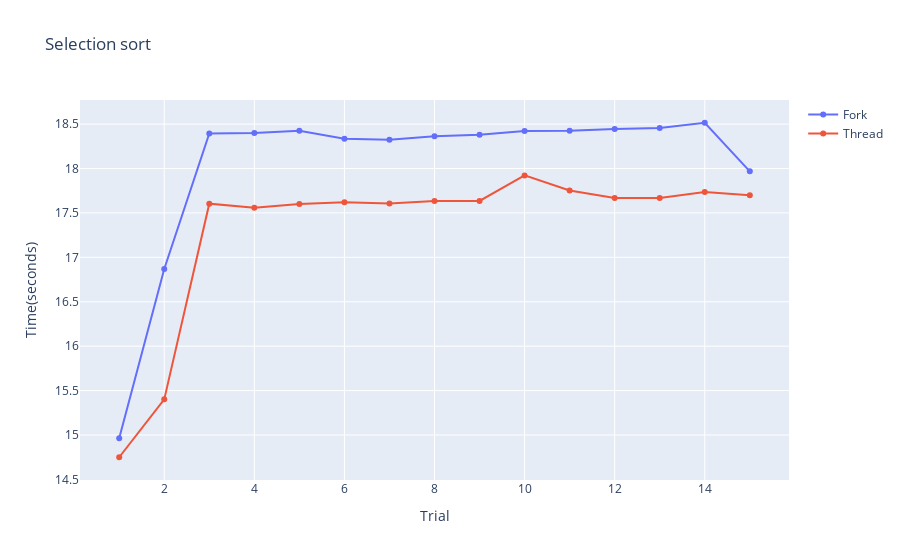

Source (notebook cell):
### Markdown cell above
#**Selection Sort**

### Code cell
import plotly.graph_objects as go
import pandas as pd

df_usgsn03 = pd.read_csv(fork_path + 'SelectionFork.csv',sep=',')
df_usgsn04 = pd.read_csv(thread_path + 'SelectionThread.csv',sep=',')


df_usgsn03_sorted = df_usgsn03.sort_values(by='trial')
df_usgsn04_sorted = df_usgsn04.sort_values(by='trial')


fig = go.Figure()
fig.add_trace(
    go.Scatter(
        x=df_usgsn03_sorted['trial'],
        y=df_usgsn03_sorted['time'],
        name = 'Fork'     
    ))

fig.add_trace(
    go.Scatter(
        x=df_usgsn04_sorted['trial'],
        y=df_usgsn04_sorted['time'],
        name = 'Thread'
    ))

fig.update_layout(title = 'Selection sort', xaxis_title='Trial',yaxis_title='Time(seconds)')

fig.show()

### Figure 1 — Plotly figure (JSON) as saved in the notebook; plotly's stock layout.template omitted (floating-point values rounded to 4 significant figures)
{"data": [{"name": "Fork", "type": "scatter", "x": [1, 2, 3, 4, 5, 6, 7, 8, 9, 10, 11, 12, 13, 14, 15], "y": [14.96, 16.87, 18.39, 18.4, 18.42, 18.34, 18.32, 18.36, 18.38, 18.42, 18.42, 18.44, 18.46, 18.52, 17.97]}, {"name": "Thread", "type": "scatter", "x": [1, 2, 3, 4, 5, 6, 7, 8, 9, 10, 11, 12, 13, 14, 15], "y": [14.75, 15.4, 17.6, 17.56, 17.6, 17.62, 17.61, 17.63, 17.64, 17.92, 17.75, 17.67, 17.67, 17.73, 17.7]}], "layout": {"title": {"text": "Selection sort"}, "xaxis": {"title": {"text": "Trial"}}, "yaxis": {"title": {"text": "Time(seconds)"}}}}
